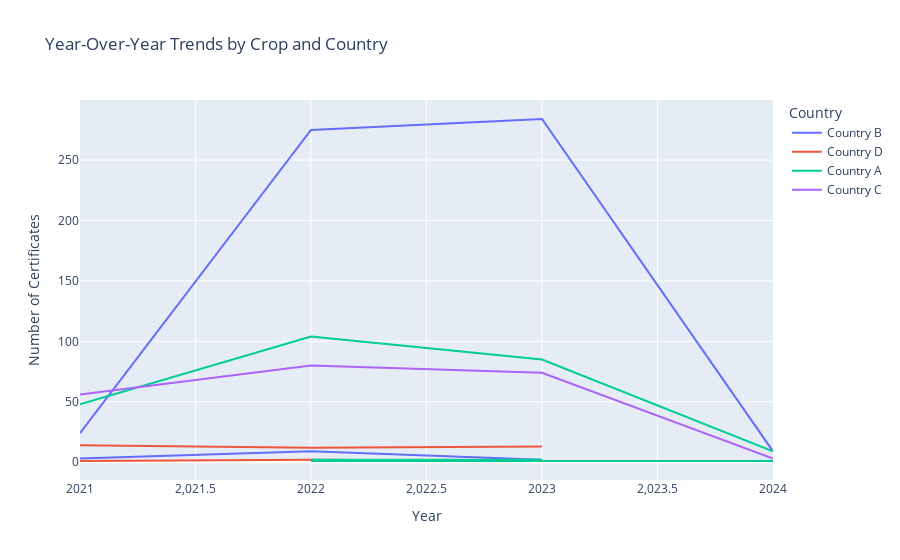

The cell this chart's notebook holds for it:
### Code cell
# Group by Year Issued, Crop, and Country and count the entries
yoy_data = merged_data.groupby(['Year Issued', 'Crop', 'Country']).size().reset_index(name='Count')

# Create an interactive line plot with Plotly
fig = px.line(yoy_data, x='Year Issued', y='Count', color='Country', line_group='Crop', 
              line_shape='linear', hover_name='Crop', title='Year-Over-Year Trends by Crop and Country')
fig.update_layout(xaxis_title='Year', yaxis_title='Number of Certificates', legend_title='Country')
fig.show()

### Figure 1 — Plotly figure (JSON) as saved in the notebook; plotly's stock layout.template omitted (floating-point values rounded to 4 significant figures)
{"data": [{"hovertemplate": "<b>%{hovertext}</b><br><br>Country=Country B<br>Crop=Cocoa<br>Year Issued=%{x}<br>Count=%{y}<extra></extra>", "hovertext": ["Cocoa", "Cocoa", "Cocoa"], "legendgroup": "Country B", "line": {"color": "#636efa", "dash": "solid", "shape": "linear"}, "marker": {"symbol": "circle"}, "mode": "lines", "name": "Country B", "orientation": "v", "showlegend": true, "type": "scatter", "x": [2021, 2022, 2023], "xaxis": "x", "y": [3, 9, 2], "yaxis": "y"}, {"hovertemplate": "<b>%{hovertext}</b><br><br>Country=Country B<br>Crop=Coffee<br>Year Issued=%{x}<br>Count=%{y}<extra></extra>", "hovertext": ["Coffee", "Coffee", "Coffee", "Coffee"], "legendgroup": "Country B", "line": {"color": "#636efa", "dash": "solid", "shape": "linear"}, "marker": {"symbol": "circle"}, "mode": "lines", "name": "Country B", "orientation": "v", "showlegend": false, "type": "scatter", "x": [2021, 2022, 2023, 2024], "xaxis": "x", "y": [24, 275, 284, 9], "yaxis": "y"}, {"hovertemplate": "<b>%{hovertext}</b><br><br>Country=Country D<br>Crop=Cocoa<br>Year Issued=%{x}<br>Count=%{y}<extra></extra>", "hovertext": ["Cocoa", "Cocoa", "Cocoa"], "legendgroup": "Country D", "line": {"color": "#EF553B", "dash": "solid", "shape": "linear"}, "marker": {"symbol": "circle"}, "mode": "lines", "name": "Country D", "orientation": "v", "showlegend": true, "type": "scatter", "x": [2021, 2022, 2023], "xaxis": "x", "y": [1, 2, 1], "yaxis": "y"}, {"hovertemplate": "<b>%{hovertext}</b><br><br>Country=Country D<br>Crop=Coffee<br>Year Issued=%{x}<br>Count=%{y}<extra></extra>", "hovertext": ["Coffee", "Coffee", "Coffee"], "legendgroup": "Country D", "line": {"color": "#EF553B", "dash": "solid", "shape": "linear"}, "marker": {"symbol": "circle"}, "mode": "lines", "name": "Country D", "orientation": "v", "showlegend": false, "type": "scatter", "x": [2021, 2022, 2023], "xaxis": "x", "y": [14, 12, 13], "yaxis": "y"}, {"hovertemplate": "<b>%{hovertext}</b><br><br>Country=Country A<br>Crop=Cocoa<br>Year Issued=%{x}<br>Count=%{y}<extra></extra>", "hovertext": ["Cocoa", "Cocoa"], "legendgroup": "Country A", "line": {"color": "#00cc96", "dash": "solid", "shape": "linear"}, "marker": {"symbol": "circle"}, "mode": "lines", "name": "Country A", "orientation": "v", "showlegend": true, "type": "scatter", "x": [2022, 2023], "xaxis": "x", "y": [2, 2], "yaxis": "y"}, {"hovertemplate": "<b>%{hovertext}</b><br><br>Country=Country A<br>Crop=Coffee<br>Year Issued=%{x}<br>Count=%{y}<extra></extra>", "hovertext": ["Coffee", "Coffee", "Coffee", "Coffee"], "legendgroup": "Country A", "line": {"color": "#00cc96", "dash": "solid", "shape": "linear"}, "marker": {"symbol": "circle"}, "mode": "lines", "name": "Country A", "orientation": "v", "showlegend": false, "type": "scatter", "x": [2021, 2022, 2023, 2024], "xaxis": "x", "y": [48, 104, 85, 9], "yaxis": "y"}, {"hovertemplate": "<b>%{hovertext}</b><br><br>Country=Country A<br>Crop=Tea<br>Year Issued=%{x}<br>Count=%{y}<extra></extra>", "hovertext": ["Tea", "Tea", "Tea"], "legendgroup": "Country A", "line": {"color": "#00cc96", "dash": "solid", "shape": "linear"}, "marker": {"symbol": "circle"}, "mode": "lines", "name": "Country A", "orientation": "v", "showlegend": false, "type": "scatter", "x": [2022, 2023, 2024], "xaxis": "x", "y": [1, 1, 1], "yaxis": "y"}, {"hovertemplate": "<b>%{hovertext}</b><br><br>Country=Country C<br>Crop=Coffee<br>Year Issued=%{x}<br>Count=%{y}<extra></extra>", "hovertext": ["Coffee", "Coffee", "Coffee", "Coffee"], "legendgroup": "Country C", "line": {"color": "#ab63fa", "dash": "solid", "shape": "linear"}, "marker": {"symbol": "circle"}, "mode": "lines", "name": "Country C", "orientation": "v", "showlegend": true, "type": "scatter", "x": [2021, 2022, 2023, 2024], "xaxis": "x", "y": [56, 80, 74, 3], "yaxis": "y"}], "layout": {"legend": {"title": {"text": "Country"}, "tracegroupgap": 0}, "title": {"text": "Year-Over-Year Trends by Crop and Country"}, "xaxis": {"anchor": "y", "domain": [0, 1], "title": {"text": "Year"}}, "yaxis": {"anchor": "x", "domain": [0, 1], "title": {"text": "Number of Certificates"}}}}
